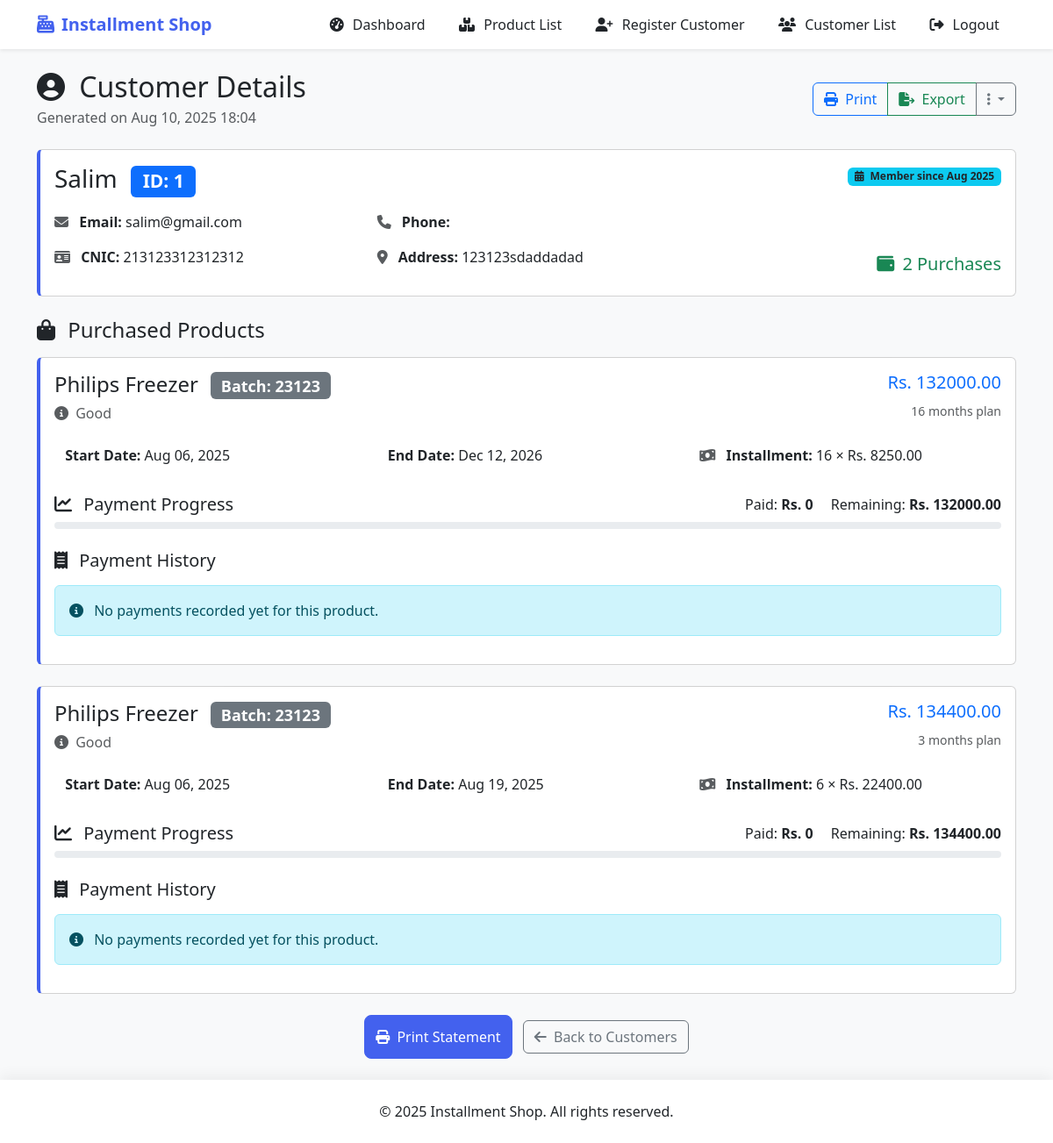
/customers/1/detail/ (signed in), run on an earlier commit of the app's database.
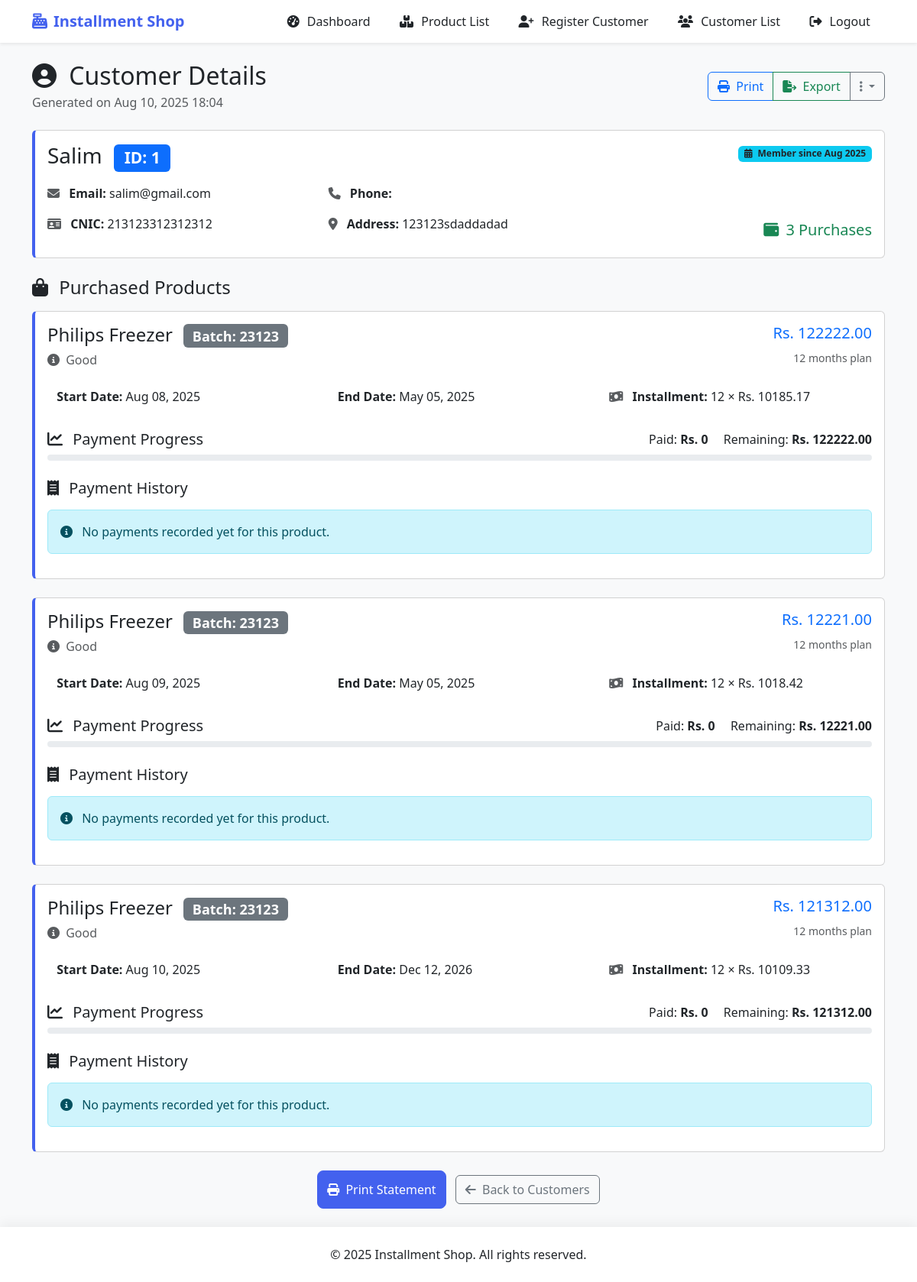
And on a later commit of the database.
### sales/models.py (models this page shows, shortened)
class InstallmentSale(models.Model):
    STATUS_CHOICES = [
        ('pending', 'Pending'),
        ('partial', 'Partially Paid'),
        ('completed', 'Fully Paid'),
    ]
    product = models.ForeignKey(Product, on_delete=models.CASCADE)
    quantity = models.PositiveIntegerField(default=1)
    customer = models.ForeignKey(Customer, on_delete=models.CASCADE)
    percentage_increase = models.DecimalField(max_digits=5, decimal_places=2, help_text="e.g. 10 for 10%")
    final_price = models.DecimalField(max_digits=10, decimal_places=2)
    duration_months = models.IntegerField()
    number_of_installments = models.IntegerField()
    monthly_installment = models.DecimalField(max_digits=10, decimal_places=2)
    start_date = models.DateField(default=timezone.now)
    end_date = models.DateField()
    status = models.CharField(max_length=10, choices=STATUS_CHOICES, default='pending')

class Product(models.Model):
    CATEGORY_CHOICES = [
        ('electronics', 'Electronics'),
        ('furniture', 'Furniture'),
        ('appliances', 'Appliances'),
    ]
    name = models.CharField(max_length=200)
    category = models.CharField(max_length=100, choices=CATEGORY_CHOICES)
    specs = models.TextField(blank=True)
    purchase_price = models.DecimalField(max_digits=10, decimal_places=2)
    direct_cash_price = models.DecimalField(max_digits=10, decimal_places=2)
    batch = models.CharField(max_length=100, blank=True, null=True)
    created_at = models.DateTimeField(auto_now_add=True)
    stock = models.IntegerField(default=0, help_text="Manual stock count")
    sold = models.IntegerField(default=0, help_text="Total units sold")  # ✅ NEW field
    available = models.BooleanField(default=True)
    image_1 = models.ImageField(upload_to='products/', blank=True, null=True)
    image_2 = models.ImageField(upload_to='products/', blank=True, null=True)
    image_3 = models.ImageField(upload_to='products/', blank=True, null=True)
    image_4 = models.ImageField(upload_to='products/', blank=True, null=True)
    other_info = models.TextField(blank=True, null=True)

### customer/views.py (the view)
# urls.py: path('<int:customer_id>/detail/', views.customer_detail_staff, name='customer_detail_staff'),
@login_required
def customer_detail_staff(request, customer_id):
    customer = get_object_or_404(Customer, id=customer_id)
    purchases = InstallmentSale.objects.filter(customer=customer).select_related('product')
    guarantors = Guarantor.objects.filter(customer=customer)
    payments_by_sale = {}
    for sale in purchases:
        related_payments = Payment.objects.filter(sale=sale).order_by('payment_date')
        total_paid = related_payments.aggregate(total=Sum('amount'))['total'] or 0
        remaining = sale.final_price - total_paid
        payments_by_sale[sale.id] = {
            'payments': related_payments,
            'total_paid': total_paid,
            'remaining': remaining,
        }
    return render(request, 'customer/customer_detail_staff.html', {
        'customer': customer,
        'purchases': purchases,
        'guarantors': guarantors,
        'payments_by_sale': payments_by_sale,
    })

### customer/templatetags/custom_tags.py (called while the page is built)
@register.filter
def get_item(dictionary, key):
    return dictionary.get(key)

### customer/templates/customer/customer_detail_staff.html (shortened to what the changed rows need)
{% extends 'staff/base_staff.html' %}
{% load custom_tags %}
{% block content %}
<div class="container py-4" id="print-section">
    <div class="d-flex justify-content-between align-items-center mb-4">
        <div>
            <h2 class="mb-1">
                <i class="fas fa-user-circle me-2"></i>
                Customer Details
            </h2>
        </div>
    </div>
    <div class="card mb-4 product-card">
        <div class="card-body">
            <div class="row">
                <div class="col-md-4 text-end">
                    <div class="d-flex flex-column h-100 justify-content-between">
                        <div>
                            <h5 class="text-success">
                                <i class="fas fa-wallet me-1"></i>
                                {{ purchases.count }} Purchase{{ purchases.count|pluralize }}
                            </h5>
                        </div>
                    </div>
                </div>
            </div>
        </div>
    </div>
    {% if purchases %}
        {% for sale in purchases %}
        <div class="card mb-4 product-card">
            <div class="card-body">
                <div class="d-flex justify-content-between align-items-start mb-3">
                    <div>
                        <h4 class="mb-1">
                            {{ sale.product.name }}
                            <span class="badge bg-secondary ms-2">Batch: {{ sale.product.batch }}</span>
                        </h4>
                        <p class="text-muted mb-2"><i class="fas fa-info-circle me-1"></i> {{ sale.product.specs }}</p>
                    </div>
                    <div class="text-end">
                        <h5 class="text-primary">Rs. {{ sale.final_price }}</h5>
                        <small class="text-muted">{{ sale.duration_months }} month{{ sale.duration_months|pluralize }} plan</small>
                    </div>
                </div>
                <div class="row mb-3">
                    <div class="col-md-4">
                        <p><strong> Start Date:</strong> {{ sale.start_date|date:"M d, Y" }}</p>
                    </div>
                    <div class="col-md-4">
                        <p><strong> End Date:</strong> {{ sale.end_date|date:"M d, Y" }}</p>
                    </div>
                    <div class="col-md-4">
                        <p><strong><i class="fas fa-money-bill-wave me-2 text-muted"></i> Installment:</strong> {{ sale.number_of_installments }} × Rs. {{ sale.monthly_installment }}</p>
                    </div>
                </div>
                {% with data=payments_by_sale|get_item:sale.id %}
                <div class="mb-4">
                    <div class="d-flex justify-content-between align-items-center mb-2">
                        <h5 class="mb-0"><i class="fas fa-chart-line me-2"></i> Payment Progress</h5>
                        <div>
                            <span class="me-3">Paid: <strong>Rs. {{ data.total_paid }}</strong></span>
                            <span>Remaining: <strong>Rs. {{ data.remaining }}</strong></span>
                        </div>
                    </div>
                    <div class="progress progress-thin mb-3">
                    </div>
                </div>
                <h5 class="mb-3"><i class="fas fa-receipt me-2"></i> Payment History</h5>
                {% if data.payments %}
                    <div class="table-responsive">
                        <table class="table table-hover payment-table">
                            <thead class="table-light">
                                <tr>
                                    <th>#</th>
                                    <th>Amount</th>
                                    <th>Method</th>
                                    <th>Date</th>
                                    <th>Status</th>
                                </tr>
                            </thead>
                            <tbody>
                                {% for payment in data.payments %}
                                <tr>
                                    <td>{{ payment.installment_number }}</td>
                                    <td>Rs. {{ payment.amount }}</td>
                                    <td>
                                        <span class="badge bg-{% if payment.payment_method == 'Cash' %}primary{% else %}info{% endif %}">
                                            {{ payment.payment_method }}
                                        </span>
                                    </td>
                                    <td>{{ payment.payment_date|date:"M d, Y" }}</td>
                                    <td>
                                        <span class="badge bg-success status-badge">
                                            <i class="fas fa-check-circle me-1"></i> Paid
                                        </span>
                                    </td>
                                </tr>
                                {% endfor %}
                            </tbody>
                        </table>
                    </div>
                {% else %}
                    <div class="alert alert-info">
                        <i class="fas fa-info-circle me-2"></i> No payments recorded yet for this product.
                    </div>
                {% endif %}
                {% endwith %}
            </div>
        </div>
        {% endfor %}
    {% endif %}
</div>
{% endblock %}

What changed in the data, as far as the page shows it:
removed InstallmentSale: product.name "Philips Freezer", product.batch "23123", product.specs "Good", final_price "132000.00", duration_months "16", start_date "Aug 06, 2025", end_date "Dec 12, 2026", number_of_installments "16", monthly_installment "8250.00", total_paid "0", remaining "132000.00"
removed InstallmentSale: product.name "Philips Freezer", product.batch "23123", product.specs "Good", final_price "134400.00", duration_months "3", start_date "Aug 06, 2025", end_date "Aug 19, 2025", number_of_installments "6", monthly_installment "22400.00", total_paid "0", remaining "134400.00"
added InstallmentSale: product.name "Philips Freezer", product.batch "23123", product.specs "Good", final_price "122222.00", duration_months "12", start_date "Aug 08, 2025", end_date "May 05, 2025", number_of_installments "12", monthly_installment "10185.17", total_paid "0", remaining "122222.00"
added InstallmentSale: product.name "Philips Freezer", product.batch "23123", product.specs "Good", final_price "12221.00", duration_months "12", start_date "Aug 09, 2025", end_date "May 05, 2025", number_of_installments "12", monthly_installment "1018.42", total_paid "0", remaining "12221.00"
added InstallmentSale: product.name "Philips Freezer", product.batch "23123", product.specs "Good", final_price "121312.00", duration_months "12", start_date "Aug 10, 2025", end_date "Dec 12, 2026", number_of_installments "12", monthly_installment "10109.33", total_paid "0", remaining "121312.00"
Also different on the page:
{{ purchases.count }}: "2" → "3"
